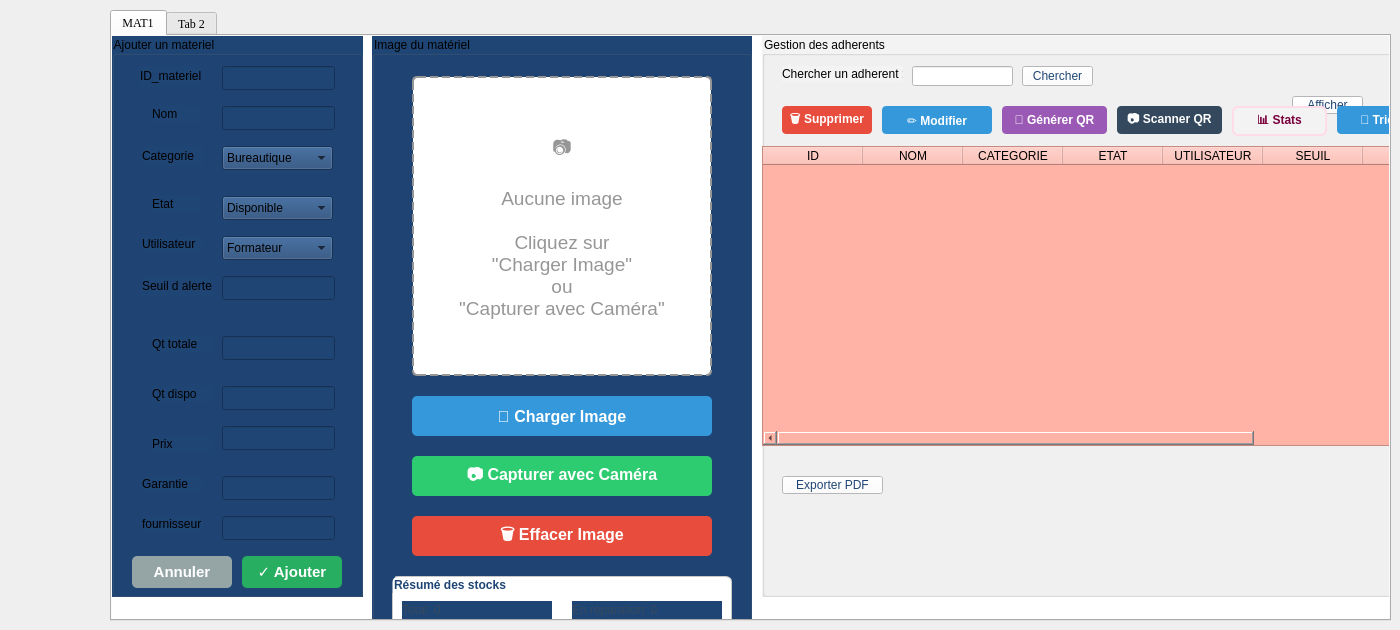
    <widget class="QWidget" name="page">
     <widget class="QTabWidget" name="gestion_materiel">
      <property name="geometry">
       <rect>
        <x>110</x>
        <y>10</y>
        <width>1281</width>
        <height>611</height>
       </rect>
      </property>
      <property name="font">
       <font>
        <family>Times New Roman</family>
        <pointsize>9</pointsize>
        <italic>false</italic>
        <bold>false</bold>
       </font>
      </property>
      <property name="currentIndex">
       <number>0</number>
      </property>
      <widget class="QWidget" name="tab1_mat">
       <property name="enabled">
        <bool>true</bool>
       </property>
       <property name="font">
        <font>
         <family>Times New Roman</family>
         <pointsize>9</pointsize>
         <italic>false</italic>
         <bold>false</bold>
        </font>
       </property>
       <property name="styleSheet">
        <string notr="true">background-color: rgb(255, 255, 255);</string>
       </property>
       <attribute name="title">
        <string>MAT1</string>
       </attribute>
       <widget class="QGroupBox" name="groupBox_10">
        <property name="geometry">
         <rect>
          <x>0</x>
          <y>0</y>
          <width>251</width>
          <height>561</height>
         </rect>
        </property>
        <property name="styleSheet">
         <string notr="true">background-color: rgb(31, 69, 116);</string>
        </property>
        <property name="title">
         <string>Ajouter un materiel</string>
        </property>
        <widget class="QLineEdit" name="le_id">
         <property name="geometry">
          <rect>
           <x>110</x>
           <y>30</y>
           <width>113</width>
           <height>24</height>
          </rect>
         </property>
        </widget>
        <widget class="QLabel" name="label_25">
         <property name="geometry">
          <rect>
           <x>28</x>
           <y>30</y>
           <width>61</width>
           <height>20</height>
          </rect>
         </property>
         <property name="text">
          <string>ID_materiel</string>
         </property>
        </widget>
        <widget class="QLineEdit" name="le_nom">
         <property name="geometry">
          <rect>
           <x>110</x>
           <y>70</y>
           <width>113</width>
           <height>24</height>
          </rect>
         </property>
        </widget>
        <widget class="QLabel" name="label_34">
         <property name="geometry">
          <rect>
           <x>40</x>
           <y>70</y>
           <width>49</width>
           <height>16</height>
          </rect>
         </property>
         <property name="text">
          <string>Nom</string>
         </property>
        </widget>
        <widget class="QLabel" name="label_39">
         <property name="geometry">
          <rect>
           <x>40</x>
           <y>160</y>
           <width>49</width>
           <height>16</height>
          </rect>
         </property>
         <property name="text">
          <string>Etat</string>
         </property>
        </widget>
        <widget class="QComboBox" name="cb_etat">
         <property name="geometry">
          <rect>
           <x>110</x>
           <y>160</y>
           <width>111</width>
           <height>24</height>
          </rect>
         </property>
         <item>
          <property name="text">
           <string>Disponible</string>
          </property>
         </item>
         <item>
          <property name="text">
           <string>Emprunte</string>
          </property>
         </item>
         <item>
          <property name="text">
           <string>Panne</string>
          </property>
         </item>
        </widget>
        <widget class="QLabel" name="label_41">
         <property name="geometry">
          <rect>
           <x>30</x>
           <y>200</y>
           <width>61</width>
           <height>16</height>
          </rect>
         </property>
         <property name="text">
          <string>Utilisateur</string>
         </property>
        </widget>
        <widget class="QComboBox" name="cb_utilisateur">
         <property name="geometry">
          <rect>
           <x>110</x>
           <y>200</y>
           <width>111</width>
           <height>24</height>
          </rect>
         </property>
         <item>
          <property name="text">
           <string>Formateur</string>
          </property>
         </item>
         <item>
          <property name="text">
           <string>Administration</string>
          </property>
         </item>
         <item>
          <property name="text">
           <string>Adherent</string>
          </property>
         </item>
        </widget>
        <widget class="QLabel" name="label_43">
         <property name="geometry">
          <rect>
           <x>30</x>
           <y>240</y>
           <width>71</width>
           <height>20</height>
          </rect>
         </property>
         <property name="text">
          <string>Seuil d alerte</string>
         </property>
        </widget>
        <widget class="QLineEdit" name="le_seuil">
         <property name="geometry">
          <rect>
           <x>110</x>
           <y>240</y>
           <width>113</width>
           <height>24</height>
          </rect>
         </property>
        </widget>
        <widget class="QLineEdit" name="le_qt_totale">
         <property name="geometry">
          <rect>
           <x>110</x>
           <y>300</y>
           <width>113</width>
           <height>24</height>
          </rect>
         </property>
         <property name="text">
          <string/>
         </property>
        </widget>
        <widget class="QLabel" name="label_44">
         <property name="geometry">
          <rect>
           <x>40</x>
           <y>300</y>
           <width>61</width>
           <height>16</height>
          </rect>
         </property>
         <property name="text">
          <string>Qt totale</string>
         </property>
        </widget>
        <widget class="QLineEdit" name="le_qt_dispo">
         <property name="geometry">
          <rect>
           <x>110</x>
           <y>350</y>
           <width>113</width>
           <height>24</height>
          </rect>
         </property>
        </widget>
        <widget class="QLabel" name="label_45">
         <property name="geometry">
          <rect>
           <x>40</x>
           <y>350</y>
           <width>61</width>
           <height>16</height>
          </rect>
         </property>
         <property name="text">
          <string>Qt dispo</string>
         </property>
        </widget>
        <widget class="QPushButton" name="pb_annuler_materiel">
         <property name="geometry">
          <rect>
           <x>20</x>
           <y>520</y>
           <width>100</width>
           <height>32</height>
          </rect>
         </property>
         <property name="styleSheet">
          <string notr="true">QPushButton {
    background-color: rgb(149, 165, 166);
    color: rgb(255, 255, 255);
    border: none;
    border-radius: 5px;
    font-size: 11pt;
    font-weight: bold;
}
QPushButton:hover {
    background-color: rgb(127, 140, 141);
}
QPushButton:pressed {
    background-color: rgb(100, 110, 111);
}</string>
         </property>
         <property name="text">
          <string>Annuler</string>
         </property>
        </widget>
        <widget class="QPushButton" name="pb_ajouter_materiel">
         <property name="geometry">
          <rect>
           <x>130</x>
           <y>520</y>
           <width>100</width>
           <height>32</height>
          </rect>
         </property>
         <property name="styleSheet">
          <string notr="true">QPushButton {
    background-color: rgb(39, 174, 96);
    color: rgb(255, 255, 255);
    border: none;
    border-radius: 5px;
    font-size: 11pt;
    font-weight: bold;
}
QPushButton:hover {
    background-color: rgb(34, 153, 84);
}
QPushButton:pressed {
    background-color: rgb(25, 120, 65);
}</string>
         </property>
         <property name="text">
          <string>✓ Ajouter</string>
         </property>
        </widget>
        <widget class="QLabel" name="label_38">
         <property name="geometry">
          <rect>
           <x>30</x>
           <y>110</y>
           <width>61</width>
           <height>20</height>
          </rect>
         </property>
         <property name="text">
          <string>Categorie</string>
         </property>
        </widget>
        <widget class="QComboBox" name="cb_categorie">
         <property name="geometry">
          <rect>
           <x>110</x>
           <y>110</y>
           <width>111</width>
           <height>24</height>
          </rect>
         </property>
         <item>
          <property name="text">
           <string>Bureautique</string>
          </property>
         </item>
         <item>
          <property name="text">
           <string>Informatique</string>
          </property>
         </item>
         <item>
          <property name="text">
           <string>Pedagogique</string>
          </property>
         </item>
         <item>
          <property name="text">
           <string>sport</string>
          </property>
         </item>
         <item>
          <property name="text">
           <string>autre</string>
          </property>
         </item>
        </widget>
        <widget class="QLabel" name="label_55">
         <property name="geometry">
          <rect>
           <x>30</x>
           <y>480</y>
           <width>61</width>
           <height>16</height>
          </rect>
         </property>
         <property name="text">
          <string>fournisseur</string>
         </property>
        </widget>
        <widget class="QLineEdit" name="le_fournisseur">
         <property name="geometry">
          <rect>
           <x>110</x>
           <y>480</y>
           <width>113</width>
           <height>24</height>
          </rect>
         </property>
        </widget>
        <widget class="QLabel" name="label_qrcode">
         <property name="geometry">
          <rect>
           <x>820</x>
           <y>110</y>
           <width>250</width>
           <height>250</height>
          </rect>
         </property>
         <property name="styleSheet">
          <string notr="true">background-color: rgb(255, 255, 255);
border: 2px solid rgb(200, 200, 200);</string>
         </property>
         <property name="text">
          <string/>
         </property>
         <property name="scaledContents">
          <bool>false</bool>
         </property>
         <property name="alignment">
          <set>Qt::AlignmentFlag::AlignCenter</set>
         </property>
        </widget>
        <widget class="QPushButton" name="pb_generer_qrcode">
         <property name="geometry">
          <rect>
           <x>820</x>
           <y>370</y>
           <width>120</width>
           <height>30</height>
          </rect>
         </property>
         <property name="styleSheet">
          <string notr="true">background-color: rgb(31, 69, 116);
color: rgb(255, 255, 255);
font: 10pt &quot;Times New Roman&quot;;
border-radius: 5px;</string>
         </property>
         <property name="text">
          <string>Générer QR Code</string>
         </property>
        </widget>
        <widget class="QPushButton" name="pb_sauvegarder_qrcode">
         <property name="geometry">
          <rect>
           <x>950</x>
           <y>370</y>
           <width>120</width>
           <height>30</height>
          </rect>
         </property>
         <property name="styleSheet">
          <string notr="true">background-color: rgb(31, 69, 116);
color: rgb(255, 255, 255);
font: 10pt &quot;Times New Roman&quot;;
border-radius: 5px;</string>
         </property>
         <property name="text">
          <string>Sauvegarder QR Code</string>
         </property>
        </widget>
        <widget class="QLabel" name="label_qrcode_title">
         <property name="geometry">
          <rect>
           <x>820</x>
           <y>80</y>
           <width>250</width>
           <height>25</height>
          </rect>
         </property>
         <property name="styleSheet">
          <string notr="true">color: rgb(31, 69, 116);
font: 12pt &quot;Times New Roman&quot;;
font-weight: bold;</string>
         </property>
         <property name="text">
          <string>QR Code</string>
         </property>
         <property name="alignment">
          <set>Qt::AlignmentFlag::AlignCenter</set>
         </property>
        </widget>
        <widget class="QLabel" name="label_42">
         <property name="geometry">
          <rect>
           <x>40</x>
           <y>400</y>
           <width>61</width>
           <height>16</height>
          </rect>
         </property>
         <property name="text">
          <string>Prix</string>
         </property>
        </widget>
        <widget class="QLineEdit" name="le_prix">
         <property name="geometry">
          <rect>
           <x>110</x>
           <y>390</y>
           <width>113</width>
           <height>24</height>
          </rect>
         </property>
        </widget>
        <widget class="QLabel" name="label_56">
         <property name="geometry">
          <rect>
           <x>30</x>
           <y>440</y>
           <width>61</width>
           <height>16</height>
          </rect>
         </property>
         <property name="text">
          <string>Garantie</string>
         </property>
        </widget>
        <widget class="QLineEdit" name="le_garantie">
         <property name="geometry">
          <rect>
           <x>110</x>
           <y>440</y>
           <width>113</width>
           <height>24</height>
          </rect>
         </property>
        </widget>
       </widget>
       <widget class="QGroupBox" name="groupBox_image_materiel">
        <property name="geometry">
         <rect>
          <x>260</x>
          <y>0</y>
          <width>380</width>
          <height>660</height>
         </rect>
        </property>
        <property name="styleSheet">
         <string notr="true">background-color: rgb(31, 69, 116);</string>
        </property>
        <property name="title">
         <string>Image du matériel</string>
        </property>
        <widget class="QLabel" name="label_image_preview_materiel">
         <property name="geometry">
          <rect>
           <x>40</x>
           <y>40</y>
           <width>300</width>
           <height>300</height>
          </rect>
         </property>
         <property name="styleSheet">
          <string notr="true">background-color: rgb(255, 255, 255);
border: 2px dashed rgb(150, 150, 150);
border-radius: 5px;
color: rgb(150, 150, 150);
font-size: 14pt;
padding: 20px;</string>
         </property>
         <property name="text">
          <string>📷

Aucune image

Cliquez sur
&quot;Charger Image&quot;
ou
&quot;Capturer avec Caméra&quot;</string>
         </property>
         <property name="scaledContents">
          <bool>false</bool>
         </property>
         <property name="alignment">
          <set>Qt::AlignmentFlag::AlignCenter</set>
         </property>
         <property name="wordWrap">
          <bool>true</bool>
         </property>
        </widget>
        <widget class="QPushButton" name="pb_upload_image_materiel">
         <property name="geometry">
          <rect>
           <x>40</x>
           <y>360</y>
           <width>300</width>
           <height>40</height>
          </rect>
         </property>
         <property name="styleSheet">
          <string notr="true">QPushButton {
    background-color: rgb(52, 152, 219);
    color: rgb(255, 255, 255);
    border: none;
    border-radius: 5px;
    font-size: 12pt;
    font-weight: bold;
}
QPushButton:hover {
    background-color: rgb(41, 128, 185);
}
QPushButton:pressed {
    background-color: rgb(30, 100, 150);
}</string>
         </property>
         <property name="text">
          <string>📁 Charger Image</string>
         </property>
        </widget>
        <widget class="QPushButton" name="pb_camera_materiel">
         <property name="geometry">
          <rect>
           <x>40</x>
           <y>420</y>
           <width>300</width>
           <height>40</height>
          </rect>
         </property>
         <property name="styleSheet">
          <string notr="true">QPushButton {
    background-color: rgb(46, 204, 113);
    color: rgb(255, 255, 255);
    border: none;
    border-radius: 5px;
    font-size: 12pt;
    font-weight: bold;
}
QPushButton:hover {
    background-color: rgb(39, 174, 96);
}
QPushButton:pressed {
    background-color: rgb(30, 140, 80);
}</string>
         </property>
         <property name="text">
          <string>📷 Capturer avec Caméra</string>
         </property>
        </widget>
        <widget class="QPushButton" name="pb_clear_image_materiel">
         <property name="geometry">
          <rect>
           <x>40</x>
           <y>480</y>
           <width>300</width>
           <height>40</height>
          </rect>
         </property>
         <property name="styleSheet">
          <string notr="true">QPushButton {
    background-color: rgb(231, 76, 60);
    color: rgb(255, 255, 255);
    border: none;
    border-radius: 5px;
    font-size: 12pt;
    font-weight: bold;
}
QPushButton:hover {
    background-color: rgb(192, 57, 43);
}
QPushButton:pressed {
    background-color: rgb(150, 40, 30);
}</string>
         </property>
         <property name="text">
          <string>🗑️ Effacer Image</string>
         </property>
        </widget>
        <widget class="QGroupBox" name="groupBox_stats_summary">
         <property name="geometry">
          <rect>
           <x>20</x>
           <y>540</y>
           <width>340</width>
           <height>100</height>
          </rect>
         </property>
         <property name="styleSheet">
          <string notr="true">QGroupBox {
    background-color: rgb(255, 255, 255);
    border: 1px solid rgb(200, 200, 200);
    border-radius: 6px;
    font: 10pt "Times New Roman";
    font-weight: bold;
    color: rgb(31, 69, 116);
    padding: 6px;
}
QLabel {
    font: 10pt "Times New Roman";
    color: rgb(52, 73, 94);
}</string>
         </property>
         <property name="title">
          <string>Résumé des stocks</string>
         </property>
         <widget class="QLabel" name="label_total_items">
          <property name="geometry">
           <rect>
            <x>10</x>
            <y>25</y>
            <width>150</width>
            <height>18</height>
           </rect>
          </property>
          <property name="text">
           <string>Total: 0</string>
          </property>
         </widget>
         <widget class="QLabel" name="label_available_items">
          <property name="geometry">
           <rect>
            <x>10</x>
            <y>55</y>
            <width>150</width>
            <height>18</height>
           </rect>
          </property>
          <property name="text">
           <string>Disponibles: 0</string>
          </property>
         </widget>
         <widget class="QLabel" name="label_repair_items">
          <property name="geometry">
           <rect>
            <x>180</x>
            <y>25</y>
            <width>150</width>
            <height>18</height>
           </rect>
          </property>
          <property name="text">
           <string>En réparation: 0</string>
          </property>
         </widget>
         <widget class="QLabel" name="label_low_stock">
          <property name="geometry">
           <rect>
            <x>180</x>
            <y>55</y>
            <width>150</width>
            <height>18</height>
           </rect>
          </property>
          <property name="text">
           <string>Stock faible: 0</string>
          </property>
         </widget>
        </widget>
       </widget>
       <widget class="QGroupBox" name="gestion_a_2">
        <property name="geometry">
         <rect>
          <x>650</x>
          <y>0</y>
          <width>690</width>
          <height>561</height>
         </rect>
        </property>
        <property name="styleSheet">
         <string notr="true">background-color: rgb(243, 243, 243);</string>
        </property>
        <property name="title">
         <string>Gestion des adherents</string>
        </property>
        <widget class="QLabel" name="chercher_a_2">
         <property name="geometry">
          <rect>
           <x>20</x>
           <y>30</y>
           <width>121</width>
           <height>16</height>
          </rect>
         </property>
         <property name="styleSheet">
          <string notr="true">color: rgb(0, 0, 0);
font: 10pt &quot;Times New Roman&quot;;</string>
         </property>
         <property name="text">
          <string>Chercher un adherent :</string>
         </property>
        </widget>
        <widget class="QLineEdit" name="le_recherche_id">
         <property name="geometry">
          <rect>
           <x>150</x>
           <y>30</y>
           <width>101</width>
           <height>20</height>
          </rect>
         </property>
         <property name="styleSheet">
          <string notr="true">background-color: rgb(255, 255, 255);
font: 10pt &quot;Times New Roman&quot;;
color: rgb(0, 0, 0);
border-color: rgb(0, 0, 0);</string>
         </property>
        </widget>
        <widget class="QPushButton" name="pb_rechercher_materiel">
         <property name="geometry">
          <rect>
           <x>260</x>
           <y>30</y>
           <width>71</width>
           <height>20</height>
          </rect>
         </property>
         <property name="styleSheet">
          <string notr="true">background-color: rgb(255, 255, 255);
color: rgb(31, 69, 116);
font: 10pt &quot;Times New Roman&quot;;</string>
         </property>
         <property name="text">
          <string>Chercher</string>
         </property>
        </widget>
        <widget class="QPushButton" name="pb_afficher_materiel">
         <property name="geometry">
          <rect>
           <x>530</x>
           <y>60</y>
           <width>71</width>
           <height>18</height>
          </rect>
         </property>
         <property name="styleSheet">
          <string notr="true">background-color: rgb(255, 255, 255);
font: 10pt &quot;Times New Roman&quot;;
color: rgb(31, 69, 116);</string>
         </property>
         <property name="text">
          <string>Afficher</string>
         </property>
        </widget>
        <widget class="QTableWidget" name="tableWidgetMateriel">
         <property name="geometry">
          <rect>
           <x>0</x>
           <y>110</y>
           <width>780</width>
           <height>300</height>
          </rect>
         </property>
         <property name="styleSheet">
          <string notr="true">background-color: rgb(255, 179, 167);
font: 10pt &quot;Times New Roman&quot;;
color: rgb(0, 0, 0);</string>
         </property>
         <column>
          <property name="text">
           <string>ID</string>
          </property>
         </column>
         <column>
          <property name="text">
           <string>NOM</string>
          </property>
         </column>
         <column>
          <property name="text">
           <string>CATEGORIE</string>
          </property>
         </column>
         <column>
          <property name="text">
           <string>ETAT</string>
          </property>
         </column>
         <column>
          <property name="text">
           <string>UTILISATEUR</string>
          </property>
         </column>
         <column>
          <property name="text">
           <string>SEUIL</string>
          </property>
         </column>
         <column>
          <property name="text">
           <string>QT_TOT</string>
          </property>
         </column>
         <column>
          <property name="text">
           <string>QT_DISPO</string>
          </property>
         </column>
         <column>
          <property name="text">
           <string>PRIX</string>
          </property>
         </column>
         <column>
          <property name="text">
           <string>GARANTIE</string>
          </property>
         </column>
         <column>
          <property name="text">
           <string>FOURNISSEUR</string>
          </property>
         </column>
        </widget>
        <widget class="QPushButton" name="PDF_a_2">
         <property name="geometry">
          <rect>
           <x>20</x>
           <y>440</y>
           <width>101</width>
           <height>18</height>
          </rect>
         </property>
         <property name="styleSheet">
          <string notr="true">background-color: rgb(255, 255, 255);
font: 10pt &quot;Times New Roman&quot;;
color: rgb(31, 69, 116);</string>
         </property>
         <property name="text">
          <string>Exporter PDF</string>
         </property>
        </widget>
        <widget class="QPushButton" name="pb_retour_mat">
         <property name="geometry">
          <rect>
           <x>710</x>
           <y>440</y>
           <width>81</width>
           <height>20</height>
          </rect>
         </property>
         <property name="styleSheet">
          <string notr="true">background-color: rgb(255, 255, 255);
color: rgb(31, 69, 116);
font: 10pt &quot;Times New Roman&quot;;</string>
         </property>
         <property name="text">
          <string>Retour</string>
         </property>
        </widget>
        <widget class="QPushButton" name="pb_modifier_materiel">
         <property name="geometry">
          <rect>
           <x>120</x>
           <y>70</y>
           <width>110</width>
           <height>28</height>
          </rect>
         </property>
         <property name="styleSheet">
          <string notr="true">background-color: rgb(52, 152, 219);
color: rgb(255, 255, 255);
font: 10pt &quot;Times New Roman&quot;;
font-weight: bold;
border-radius: 4px;</string>
         </property>
         <property name="text">
          <string>✏️ Modifier</string>
         </property>
        </widget>
        <widget class="QPushButton" name="pb_supprimer_materiel">
         <property name="geometry">
          <rect>
           <x>20</x>
           <y>70</y>
           <width>90</width>
           <height>28</height>
          </rect>
         </property>
         <property name="styleSheet">
          <string notr="true">background-color: rgb(231, 76, 60);
color: rgb(255, 255, 255);
font: 10pt &quot;Times New Roman&quot;;
font-weight: bold;
border-radius: 4px;</string>
         </property>
         <property name="text">
          <string>🗑️ Supprimer</string>
         </property>
        </widget>
        <widget class="QPushButton" name="pb_generer_qrcode_visible">
         <property name="geometry">
          <rect>
           <x>240</x>
           <y>70</y>
           <width>105</width>
           <height>28</height>
          </rect>
         </property>
         <property name="styleSheet">
          <string notr="true">background-color: rgb(155, 89, 182);
color: rgb(255, 255, 255);
font: 10pt &quot;Times New Roman&quot;;
font-weight: bold;
border-radius: 4px;</string>
         </property>
         <property name="text">
          <string>🔲 Générer QR</string>
         </property>
        </widget>
        <widget class="QPushButton" name="pb_scanner_qrcode">
         <property name="geometry">
          <rect>
           <x>355</x>
           <y>70</y>
           <width>105</width>
           <height>28</height>
          </rect>
         </property>
         <property name="styleSheet">
          <string notr="true">background-color: rgb(52, 73, 94);
color: rgb(255, 255, 255);
font: 10pt &quot;Times New Roman&quot;;
font-weight: bold;
border-radius: 4px;</string>
         </property>
         <property name="text">
          <string>📷 Scanner QR</string>
         </property>
        </widget>
        <widget class="QPushButton" name="pb_show_statistics">
         <property name="geometry">
          <rect>
           <x>470</x>
           <y>70</y>
           <width>95</width>
           <height>30</height>
          </rect>
         </property>
         <property name="styleSheet">
          <string notr="true">QPushButton {
    background-color: qlineargradient(x1:0, y1:0, x2:0, y2:1,
                                      stop:0 rgb(255, 192, 203),
                                      stop:1 rgb(255, 160, 180));
    color: rgb(120, 0, 60);
    font: 10pt &quot;Times New Roman&quot;;
    font-weight: bold;
    border-radius: 6px;
    border: 2px solid rgb(255, 220, 230);
    padding: 4px;
}
QPushButton:hover {
    background-color: qlineargradient(x1:0, y1:0, x2:0, y2:1,
                                      stop:0 rgb(255, 210, 220),
                                      stop:1 rgb(255, 180, 200));
    border: 2px solid rgb(255, 150, 180);
}
QPushButton:pressed {
    background-color: rgb(255, 150, 175);
}</string>
         </property>
         <property name="text">
          <string>📊 Stats</string>
         </property>
        </widget>
        <widget class="QPushButton" name="pb_sort">
         <property name="geometry">
          <rect>
           <x>575</x>
           <y>70</y>
           <width>85</width>
           <height>28</height>
          </rect>
         </property>
         <property name="styleSheet">
          <string notr="true">background-color: rgb(52, 152, 219);
color: rgb(255, 255, 255);
font: 10pt &quot;Times New Roman&quot;;
font-weight: bold;
border-radius: 4px;</string>
         </property>
         <property name="text">
          <string>🔄 Trier</string>
         </property>
        </widget>
        <widget class="QPushButton" name="pb_export_pdf">
         <property name="geometry">
          <rect>
           <x>670</x>
           <y>70</y>
           <width>100</width>
           <height>28</height>
          </rect>
         </property>
         <property name="styleSheet">
          <string notr="true">background-color: rgb(243, 156, 18);
color: rgb(255, 255, 255);
font: 10pt &quot;Times New Roman&quot;;
font-weight: bold;
border-radius: 4px;</string>
         </property>
         <property name="text">
          <string>📄 Export PDF</string>
         </property>
        </widget>
       </widget>
      </widget>
      <widget class="QWidget" name="tab2_mat">
       <attribute name="title">
        <string>Tab 2</string>
       </attribute>
       <widget class="QLabel" name="label_46">
        <property name="geometry">
         <rect>
          <x>260</x>
          <y>30</y>
          <width>49</width>
          <height>16</height>
         </rect>
        </property>
        <property name="text">
         <string/>
        </property>
       </widget>
      </widget>
     </widget>
    </widget>
